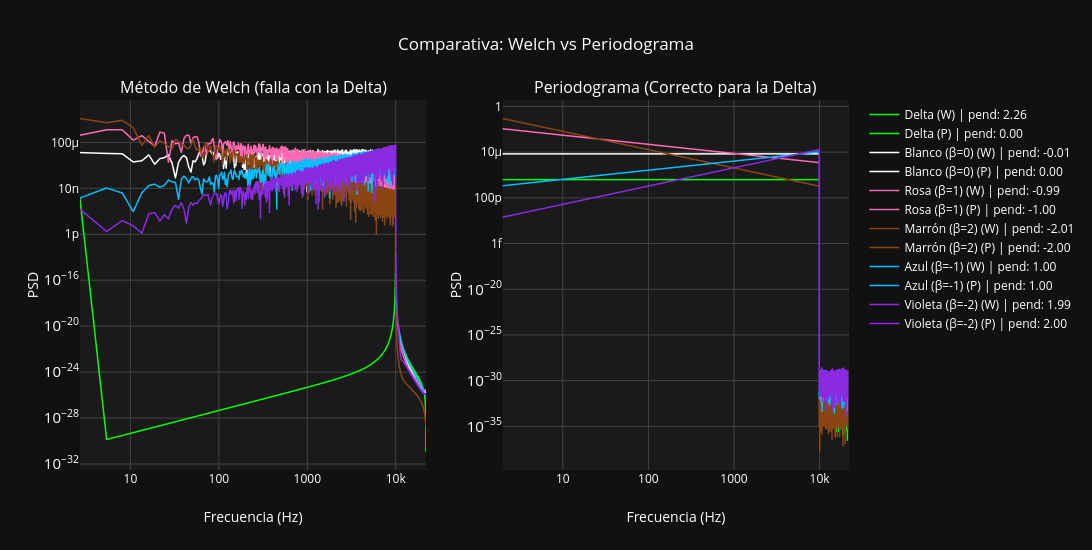

Notebook code for this chart:
### Markdown cell above
## Espectro de potencia (PSD)

La Densidad Espectral de Potencia (PSD) muestra cómo se distribuye la energía por frecuencia.

- **Log-log**: la ley $1/f^\beta$ se vuelve una recta con pendiente $-\beta$.

### Code cell
def plot_psd_comparativa(senales, titulos, colores, n_fft=N_FFT/2):

    # Creamos la figura con 2 columnas (un panel para cada método)
    fig = make_subplots(
        rows=1, cols=2, 
        subplot_titles=("Método de Welch (falla con la Delta)", 
                        "Periodograma (Correcto para la Delta)")
    )
    
    for sig, lbl, color in zip(senales, titulos, colores):
        # ---------------------------------------------------------
        # PANEL 1: MÉTODO DE WELCH
        # ---------------------------------------------------------
        f_w, Pxx_w = signal.welch(sig, fs=SRATE, nperseg=n_fft, scaling='density')
        mask_w = (f_w > 1) & (f_w < SRATE / 2)
        
        # Calcular pendiente de Welch
        mask_fit_w = (f_w > 10) & (f_w < 5000)
        pend_w, _ = np.polyfit(np.log10(f_w[mask_fit_w]), 
                               np.log10(Pxx_w[mask_fit_w] + 1e-30), 1)
        
        fig.add_trace(go.Scattergl(
            x=f_w[mask_w], y=Pxx_w[mask_w], mode='lines',
            line=dict(color=color, width=1.5), 
            name=f"{lbl} (W) | pend: {pend_w:.2f}"), 
            row=1, col=1)

        # ---------------------------------------------------------
        # PANEL 2: PERIODOGRAMA (FFT Directa)
        # ---------------------------------------------------------
        f_p, Pxx_p = signal.periodogram(sig, fs=SRATE, window='boxcar', scaling='density')
        mask_p = (f_p > 1) & (f_p < F_MAX)
        
        # Calcular pendiente del periodograma
        mask_fit_p = (f_p > 10) & (f_p < 9000)
        pend_p, _ = np.polyfit(np.log10(f_p[mask_fit_p]), 
                               np.log10(Pxx_p[mask_fit_p] + 1e-30), 1)
        
        fig.add_trace(go.Scattergl(
            x=f_p[mask_p], y=Pxx_p[mask_p], mode='lines',
            line=dict(color=color, width=1.5), 
            name=f"{lbl} (P) | pend: {pend_p:.2f}"), 
            row=1, col=2)

    # Configurar los ejes para ambos paneles
    fig.update_xaxes(title_text="Frecuencia (Hz)", type="log", row=1, col=1)
    fig.update_yaxes(title_text="PSD", type="log", row=1, col=1)
    
    fig.update_xaxes(title_text="Frecuencia (Hz)", type="log", row=1, col=2)
    fig.update_yaxes(title_text="PSD", type="log", row=1, col=2)

    fig.update_layout(
        title="Comparativa: Welch vs Periodograma",
        height=550,
        width=1200
    )
    fig.show()

# Llamada
plot_psd_comparativa(
    [h_delta, h_white, h_pink, h_brown, h_blue, h_violet],
    ["Delta", "Blanco (β=0)", "Rosa (β=1)", "Marrón (β=2)", "Azul (β=-1)", "Violeta (β=-2)"],
    [COLOR_DELTA, COLOR_WHITE, COLOR_PINK, COLOR_BROWN, COLOR_BLUE, COLOR_VIOLET]
)

### Figure 1 — Plotly figure (JSON) as saved in the notebook; plotly's stock layout.template omitted (floating-point values rounded to 4 significant figures; data arrays with more than 128 entries replaced by an {"elided": "..."} marker saying what was removed)
{"data": [{"line": {"color": "#00ff00", "width": 1.5}, "mode": "lines", "name": "Delta (W) | pend: 2.26", "type": "scattergl", "x": {"elided": "8191 float values"}, "xaxis": "x", "y": {"elided": "8191 float values"}, "yaxis": "y"}, {"line": {"color": "#00ff00", "width": 1.5}, "mode": "lines", "name": "Delta (P) | pend: 0.00", "type": "scattergl", "x": {"elided": "11024 float values"}, "xaxis": "x2", "y": {"elided": "11024 float values"}, "yaxis": "y2"}, {"line": {"color": "#ffffff", "width": 1.5}, "mode": "lines", "name": "Blanco (β=0) (W) | pend: -0.01", "type": "scattergl", "x": {"elided": "8191 float values"}, "xaxis": "x", "y": {"elided": "8191 float values"}, "yaxis": "y"}, {"line": {"color": "#ffffff", "width": 1.5}, "mode": "lines", "name": "Blanco (β=0) (P) | pend: 0.00", "type": "scattergl", "x": {"elided": "11024 float values"}, "xaxis": "x2", "y": {"elided": "11024 float values"}, "yaxis": "y2"}, {"line": {"color": "#ff69b4", "width": 1.5}, "mode": "lines", "name": "Rosa (β=1) (W) | pend: -0.99", "type": "scattergl", "x": {"elided": "8191 float values"}, "xaxis": "x", "y": {"elided": "8191 float values"}, "yaxis": "y"}, {"line": {"color": "#ff69b4", "width": 1.5}, "mode": "lines", "name": "Rosa (β=1) (P) | pend: -1.00", "type": "scattergl", "x": {"elided": "11024 float values"}, "xaxis": "x2", "y": {"elided": "11024 float values"}, "yaxis": "y2"}, {"line": {"color": "#8b4513", "width": 1.5}, "mode": "lines", "name": "Marrón (β=2) (W) | pend: -2.01", "type": "scattergl", "x": {"elided": "8191 float values"}, "xaxis": "x", "y": {"elided": "8191 float values"}, "yaxis": "y"}, {"line": {"color": "#8b4513", "width": 1.5}, "mode": "lines", "name": "Marrón (β=2) (P) | pend: -2.00", "type": "scattergl", "x": {"elided": "11024 float values"}, "xaxis": "x2", "y": {"elided": "11024 float values"}, "yaxis": "y2"}, {"line": {"color": "#00bfff", "width": 1.5}, "mode": "lines", "name": "Azul (β=-1) (W) | pend: 1.00", "type": "scattergl", "x": {"elided": "8191 float values"}, "xaxis": "x", "y": {"elided": "8191 float values"}, "yaxis": "y"}, {"line": {"color": "#00bfff", "width": 1.5}, "mode": "lines", "name": "Azul (β=-1) (P) | pend: 1.00", "type": "scattergl", "x": {"elided": "11024 float values"}, "xaxis": "x2", "y": {"elided": "11024 float values"}, "yaxis": "y2"}, {"line": {"color": "#8a2be2", "width": 1.5}, "mode": "lines", "name": "Violeta (β=-2) (W) | pend: 1.99", "type": "scattergl", "x": {"elided": "8191 float values"}, "xaxis": "x", "y": {"elided": "8191 float values"}, "yaxis": "y"}, {"line": {"color": "#8a2be2", "width": 1.5}, "mode": "lines", "name": "Violeta (β=-2) (P) | pend: 2.00", "type": "scattergl", "x": {"elided": "11024 float values"}, "xaxis": "x2", "y": {"elided": "11024 float values"}, "yaxis": "y2"}], "layout": {"annotations": [{"font": {"size": 16}, "showarrow": false, "text": "Método de Welch (falla con la Delta)", "x": 0.225, "xanchor": "center", "xref": "paper", "y": 1, "yanchor": "bottom", "yref": "paper"}, {"font": {"size": 16}, "showarrow": false, "text": "Periodograma (Correcto para la Delta)", "x": 0.775, "xanchor": "center", "xref": "paper", "y": 1, "yanchor": "bottom", "yref": "paper"}], "height": 550, "title": {"text": "Comparativa: Welch vs Periodograma"}, "width": 1200, "xaxis": {"anchor": "y", "domain": [0, 0.45], "title": {"text": "Frecuencia (Hz)"}, "type": "log"}, "xaxis2": {"anchor": "y2", "domain": [0.55, 1], "title": {"text": "Frecuencia (Hz)"}, "type": "log"}, "yaxis": {"anchor": "x", "domain": [0, 1], "title": {"text": "PSD"}, "type": "log"}, "yaxis2": {"anchor": "x2", "domain": [0, 1], "title": {"text": "PSD"}, "type": "log"}}}
